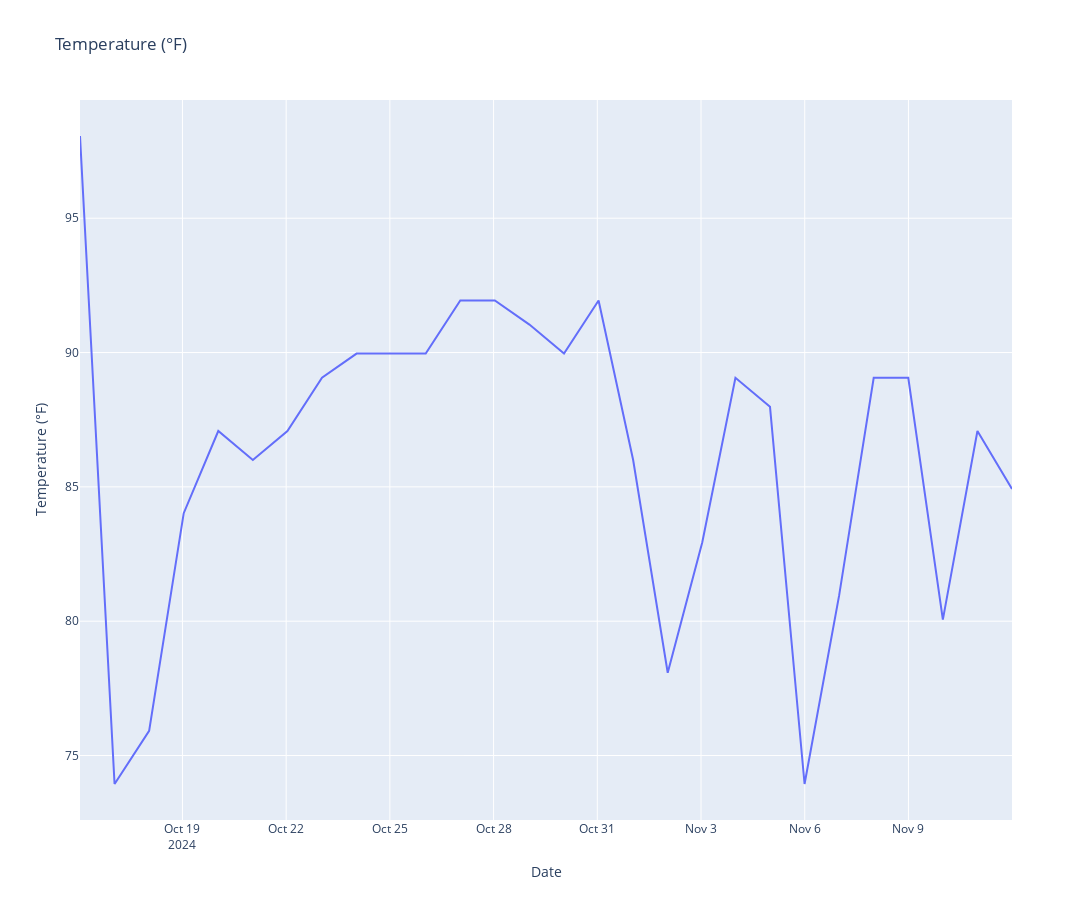

The code cell stored with this chart in its notebook:
### Code cell
import pandas as pd
pd.options.plotting.backend = "plotly"

import plotly.express as px

df_24_hour = df[["temperature_high_24_hour"]].dropna()
fig = px.line(df_24_hour, y="temperature_high_24_hour", title="Temperature (°F)", width=1800, height=900)
fig.update_traces(mode="lines", hovertemplate=None)
fig.update_layout(hovermode="x")
fig.update_yaxes(title="Temperature (°F)")
fig.update_xaxes(title="Date")

fig.show()

### Figure 1 — Plotly figure (JSON) as saved in the notebook; plotly's stock layout.template omitted (floating-point values rounded to 4 significant figures)
{"data": [{"legendgroup": "", "line": {"color": "#636efa", "dash": "solid"}, "marker": {"symbol": "circle"}, "mode": "lines", "name": "", "orientation": "v", "showlegend": false, "type": "scatter", "x": ["2024-10-16T00:53:00-05:00", "2024-10-17T00:53:00-05:00", "2024-10-18T00:53:00-05:00", "2024-10-19T00:53:00-05:00", "2024-10-20T00:53:00-05:00", "2024-10-21T00:53:00-05:00", "2024-10-22T00:53:00-05:00", "2024-10-23T00:53:00-05:00", "2024-10-24T00:53:00-05:00", "2024-10-25T00:53:00-05:00", "2024-10-26T00:53:00-05:00", "2024-10-27T00:53:00-05:00", "2024-10-28T00:53:00-05:00", "2024-10-29T00:53:00-05:00", "2024-10-30T00:53:00-05:00", "2024-10-31T00:53:00-05:00", "2024-11-01T00:53:00-05:00", "2024-11-02T00:53:00-05:00", "2024-11-03T00:53:00-05:00", "2024-11-03T23:53:00-06:00", "2024-11-04T23:53:00-06:00", "2024-11-05T23:53:00-06:00", "2024-11-06T23:53:00-06:00", "2024-11-07T23:53:00-06:00", "2024-11-08T23:53:00-06:00", "2024-11-09T23:53:00-06:00", "2024-11-10T23:53:00-06:00", "2024-11-11T23:53:00-06:00"], "xaxis": "x", "y": [98.06, 73.94, 75.92, 84.02, 87.08, 86, 87.08, 89.06, 89.96, 89.96, 89.96, 91.94, 91.94, 91.04, 89.96, 91.94, 86, 78.08, 82.94, 89.06, 87.98, 73.94, 80.96, 89.06, 89.06, 80.06, 87.08, 84.92], "yaxis": "y"}], "layout": {"height": 900, "hovermode": "x", "legend": {"tracegroupgap": 0}, "title": {"text": "Temperature (°F)"}, "width": 1800, "xaxis": {"anchor": "y", "domain": [0, 1], "title": {"text": "Date"}}, "yaxis": {"anchor": "x", "domain": [0, 1], "title": {"text": "Temperature (°F)"}}}}
